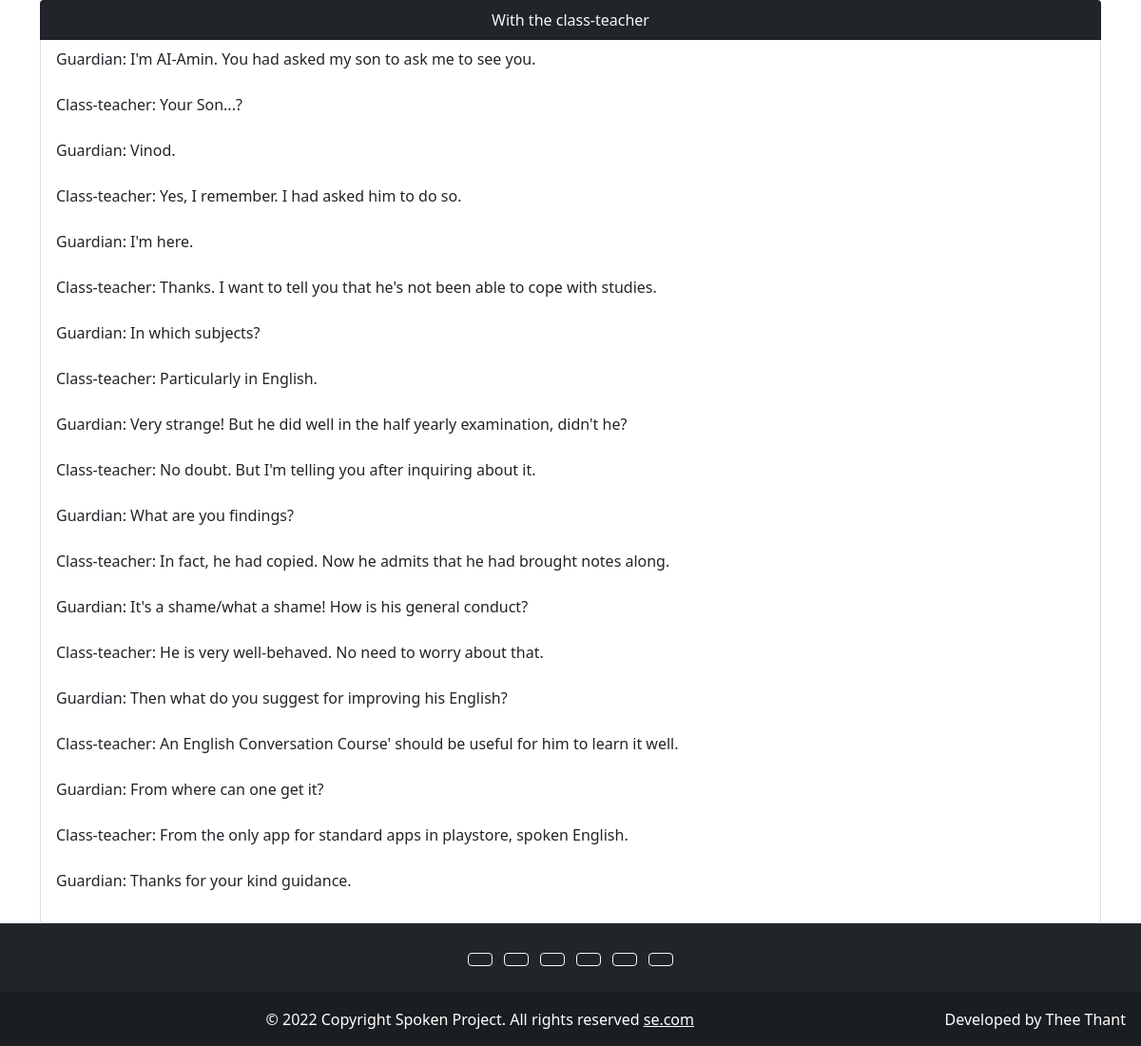
Screenshot of /conversation/contex.php?id=1 with the database file from the repository.
### tables this page shows
CREATE TABLE `conversations` (
  `id` int(11) NOT NULL,
  `category` varchar(255) NOT NULL,
  `contex` text DEFAULT NULL
);

### classes/Libs/Database/MySQL.php (called while the page is built, shortened)
<?php
class MySQL {
    private $dbhost;
    private $dbname;
    private $dbuser;
    private $dbpass;
    public function __construct(
        $dbhost = "localhost",
        $dbname = "se",
        $dbuser = "root",
        $dbpass = "",
    )
    {
        $this->dbhost = $dbhost;
        $this->dbname = $dbname;
        $this->dbuser = $dbuser;
        $this->dbpass = $dbpass;
    }
    public function connect()
    {
        try {
            $this->db = new PDO("mysql:dbhost=$this->dbhost;dbname=$this->dbname", $this->dbuser, $this->dbpass, [
                PDO::ATTR_ERRMODE => PDO::ERRMODE_EXCEPTION,
                PDO::ATTR_DEFAULT_FETCH_MODE => PDO::FETCH_OBJ,
            ]);
            return $this->db;
        } catch (PDOException $e) {
            return $e->getMessage();
        }
    }
}

### classes/Libs/Database/ConversationTable.php (called while the page is built, shortened)
<?php
class ConversationTable {
    private $db = null;
    public function __construct(MySQL $db)
    {
        $this->db = $db->connect();
    }
    public function getAll()
    {
        try {
            $statement = $this->db->query("SELECT * FROM conversations");
            return $statement->fetchAll();
        } catch (PDOException $e) {
            return $e->getMessage();
        }
    }
}

### conversation/contex.php (the view, shortened to what this page needs)
<?php
$id = $_GET['id'];
$table = new ConversationTable(new MySQL());
$conversation = $table->getAll();
?>
<!DOCTYPE html>
<html lang="en">
<head>
    <link rel="stylesheet" href="../css/bootstrap.min.css">
</head>
<body class="d-flex flex-column min-vh-100">
    <div class="container">
        <?php foreach($conversation as $c): ?>
            <?php if($c->id == $id): ?>
                <ul class="list-group">
                    <li class="list-group-item bg-dark text-light text-center sticky-top"><?= $c->category ?></li>
                    <li class="list-group-item"><?= $c->contex ?></li>
                </ul>
            <?php endif ?>
        <?php endforeach ?>
    </div>
    <?php include "../footer.php" ?>
</body>
</html>

### rows the page displays
conversations: category "With the class-teacher", contex "Guardian: I'm AI-Amin. You had asked my son to ask me to see you. Class-teacher: Your Son...? Guardian: Vinod. Class-teacher: Yes, I remember. I had asked him to do so. Guardian: I'm here. Class-teacher: Thanks. I want to tell you that he's not been able to cope with studies. Guardian: In which subjects? Class-teacher: Particularly in English. Guardian: Very strange! But he did well in the half yearly examination, didn't he? Class-teacher: No doubt. But I'm telling you after inquiring about it. Guardian: What are you findings? Class-teacher: In fact, he had copied. Now he admits that he had brought notes along. Guardian: It's a shame/what a shame! How is his general conduct? Class-teacher:…"
